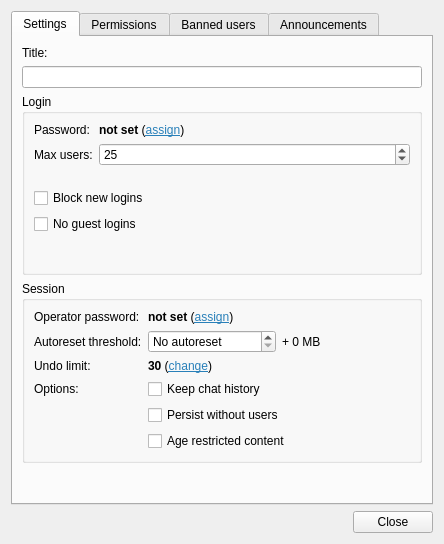
<?xml version="1.0" encoding="UTF-8"?>
<ui version="4.0">
 <class>SessionSettingsDialog</class>
 <widget class="QDialog" name="SessionSettingsDialog">
  <property name="geometry">
   <rect>
    <x>0</x>
    <y>0</y>
    <width>444</width>
    <height>544</height>
   </rect>
  </property>
  <property name="windowTitle">
   <string>Session Settings</string>
  </property>
  <layout class="QVBoxLayout" name="verticalLayout">
   <item>
    <widget class="QTabWidget" name="tabWidget">
     <property name="currentIndex">
      <number>0</number>
     </property>
     <widget class="QWidget" name="tab">
      <attribute name="title">
       <string>Settings</string>
      </attribute>
      <layout class="QGridLayout" name="gridLayout">
       <item row="4" column="0" colspan="3">
        <widget class="QGroupBox" name="groupBox_4">
         <property name="title">
          <string>Session</string>
         </property>
         <layout class="QFormLayout" name="formLayout_2">
          <item row="0" column="0">
           <widget class="QLabel" name="label_5">
            <property name="text">
             <string>Operator password:</string>
            </property>
           </widget>
          </item>
          <item row="0" column="1">
           <widget class="QLabel" name="opword">
            <property name="text">
             <string notr="true">&lt;html&gt;&lt;head/&gt;&lt;body&gt;&lt;p&gt;&lt;span style=&quot; font-weight:600;&quot;&gt;not set&lt;/span&gt; (&lt;a href=&quot;#change&quot;&gt;&lt;span style=&quot; text-decoration: underline; color:#2980b9;&quot;&gt;assign&lt;/span&gt;&lt;/a&gt;)&lt;/p&gt;&lt;/body&gt;&lt;/html&gt;</string>
            </property>
           </widget>
          </item>
          <item row="1" column="0">
           <widget class="QLabel" name="label_14">
            <property name="text">
             <string>Autoreset threshold:</string>
            </property>
           </widget>
          </item>
          <item row="1" column="1">
           <layout class="QHBoxLayout" name="horizontalLayout_3">
            <item>
             <widget class="QDoubleSpinBox" name="autoresetThreshold">
              <property name="toolTip">
               <string>Session history size at which autoreset triggers</string>
              </property>
              <property name="specialValueText">
               <string>No autoreset</string>
              </property>
              <property name="suffix">
               <string> MB</string>
              </property>
              <property name="decimals">
               <number>1</number>
              </property>
              <property name="minimum">
               <double>0.000000000000000</double>
              </property>
              <property name="value">
               <double>0.000000000000000</double>
              </property>
             </widget>
            </item>
            <item>
             <widget class="QLabel" name="baseResetThreshold">
              <property name="text">
               <string notr="true">+ 0 MB</string>
              </property>
             </widget>
            </item>
           </layout>
          </item>
          <item row="3" column="0">
           <widget class="QLabel" name="label_15">
            <property name="text">
             <string>Options:</string>
            </property>
           </widget>
          </item>
          <item row="3" column="1">
           <widget class="QCheckBox" name="preserveChat">
            <property name="toolTip">
             <string>Include chat in session history so new users can see it as well</string>
            </property>
            <property name="text">
             <string>Keep chat history</string>
            </property>
           </widget>
          </item>
          <item row="4" column="1">
           <widget class="QCheckBox" name="persistent">
            <property name="toolTip">
             <string>Don't terminate session when the last user leaves</string>
            </property>
            <property name="text">
             <string>Persist without users</string>
            </property>
           </widget>
          </item>
          <item row="5" column="1">
           <widget class="QCheckBox" name="nsfm">
            <property name="toolTip">
             <string>This session contains material not suitable for minors</string>
            </property>
            <property name="text">
             <string>Age restricted content</string>
            </property>
           </widget>
          </item>
          <item row="2" column="0">
           <widget class="QLabel" name="undoLimitLabel">
            <property name="text">
             <string>Undo limit:</string>
            </property>
           </widget>
          </item>
          <item row="2" column="1">
           <widget class="QLabel" name="undoLimit">
            <property name="text">
             <string>&lt;html&gt;&lt;head/&gt;&lt;body&gt;&lt;p&gt;&lt;span style=&quot; font-weight:600;&quot;&gt;30&lt;/span&gt; (&lt;a href=&quot;#change&quot;&gt;&lt;span style=&quot; text-decoration: underline; color:#2980b9;&quot;&gt;change&lt;/span&gt;&lt;/a&gt;)&lt;/p&gt;&lt;/body&gt;&lt;/html&gt;</string>
            </property>
            <property name="undoDepthLimit" stdset="0">
             <number>30</number>
            </property>
           </widget>
          </item>
         </layout>
        </widget>
       </item>
       <item row="1" column="0" colspan="3">
        <widget class="QLineEdit" name="title"/>
       </item>
       <item row="0" column="0" colspan="3">
        <widget class="QLabel" name="label">
         <property name="text">
          <string>Title:</string>
         </property>
        </widget>
       </item>
       <item row="5" column="0">
        <spacer name="verticalSpacer">
         <property name="orientation">
          <enum>Qt::Vertical</enum>
         </property>
         <property name="sizeHint" stdset="0">
          <size>
           <width>20</width>
           <height>40</height>
          </size>
         </property>
        </spacer>
       </item>
       <item row="2" column="0" rowspan="2" colspan="3">
        <widget class="QGroupBox" name="groupBox_3">
         <property name="title">
          <string>Login</string>
         </property>
         <layout class="QFormLayout" name="formLayout">
          <item row="0" column="0">
           <widget class="QLabel" name="label_2">
            <property name="text">
             <string>Password:</string>
            </property>
           </widget>
          </item>
          <item row="0" column="1">
           <widget class="QLabel" name="sessionPassword">
            <property name="text">
             <string notr="true">&lt;html&gt;&lt;head/&gt;&lt;body&gt;&lt;p&gt;&lt;span style=&quot; font-weight:600;&quot;&gt;not set&lt;/span&gt; (&lt;a href=&quot;#change&quot;&gt;&lt;span style=&quot; text-decoration: underline; color:#2980b9;&quot;&gt;assign&lt;/span&gt;&lt;/a&gt;)&lt;/p&gt;&lt;/body&gt;&lt;/html&gt;</string>
            </property>
           </widget>
          </item>
          <item row="1" column="0">
           <widget class="QLabel" name="label_3">
            <property name="text">
             <string>Max users:</string>
            </property>
           </widget>
          </item>
          <item row="1" column="1">
           <widget class="QSpinBox" name="maxUsers">
            <property name="toolTip">
             <string>How many users to let in. Does not affect users already logged in</string>
            </property>
            <property name="minimum">
             <number>2</number>
            </property>
            <property name="maximum">
             <number>254</number>
            </property>
            <property name="value">
             <number>25</number>
            </property>
           </widget>
          </item>
          <item row="2" column="1">
           <spacer name="verticalSpacer_5">
            <property name="orientation">
             <enum>Qt::Vertical</enum>
            </property>
            <property name="sizeType">
             <enum>QSizePolicy::Fixed</enum>
            </property>
            <property name="sizeHint" stdset="0">
             <size>
              <width>20</width>
              <height>10</height>
             </size>
            </property>
           </spacer>
          </item>
          <item row="3" column="0" colspan="2">
           <widget class="QCheckBox" name="denyJoins">
            <property name="text">
             <string>Block new logins</string>
            </property>
           </widget>
          </item>
          <item row="4" column="0" colspan="2">
           <widget class="QCheckBox" name="authOnly">
            <property name="text">
             <string>No guest logins</string>
            </property>
           </widget>
          </item>
          <item row="5" column="1">
           <spacer name="verticalSpacer_4">
            <property name="orientation">
             <enum>Qt::Vertical</enum>
            </property>
            <property name="sizeHint" stdset="0">
             <size>
              <width>20</width>
              <height>40</height>
             </size>
            </property>
           </spacer>
          </item>
         </layout>
        </widget>
       </item>
      </layout>
     </widget>
     <widget class="QWidget" name="tab_4">
      <attribute name="title">
       <string>Permissions</string>
      </attribute>
      <layout class="QFormLayout" name="formLayout_3">
       <item row="0" column="0">
        <widget class="QLabel" name="label_4">
         <property name="text">
          <string>Cut, Paste &amp; Fill:</string>
         </property>
        </widget>
       </item>
       <item row="0" column="1">
        <widget class="QComboBox" name="permPutImage"/>
       </item>
       <item row="1" column="0">
        <widget class="QLabel" name="label_6">
         <property name="text">
          <string>Selection Move &amp; Resize:</string>
         </property>
        </widget>
       </item>
       <item row="1" column="1">
        <widget class="QComboBox" name="permRegionMove"/>
       </item>
       <item row="2" column="0">
        <widget class="QLabel" name="label_7">
         <property name="text">
          <string>New Annotations:</string>
         </property>
        </widget>
       </item>
       <item row="2" column="1">
        <widget class="QComboBox" name="permCreateAnnotation"/>
       </item>
       <item row="4" column="0">
        <widget class="QLabel" name="label_8">
         <property name="text">
          <string>General Layer Editing:</string>
         </property>
        </widget>
       </item>
       <item row="4" column="1">
        <widget class="QComboBox" name="permEditLayers"/>
       </item>
       <item row="5" column="0">
        <widget class="QLabel" name="label_9">
         <property name="text">
          <string>Own Layer Editing:</string>
         </property>
        </widget>
       </item>
       <item row="5" column="1">
        <widget class="QComboBox" name="permOwnLayers"/>
       </item>
       <item row="6" column="0">
        <widget class="QLabel" name="label_10">
         <property name="text">
          <string>Canvas Resizing:</string>
         </property>
        </widget>
       </item>
       <item row="6" column="1">
        <widget class="QComboBox" name="permResize"/>
       </item>
       <item row="7" column="0">
        <widget class="QLabel" name="label_11">
         <property name="text">
          <string>Canvas Background:</string>
         </property>
        </widget>
       </item>
       <item row="7" column="1">
        <widget class="QComboBox" name="permBackground"/>
       </item>
       <item row="8" column="0">
        <widget class="QLabel" name="label_12">
         <property name="text">
          <string>Laser Pointer</string>
         </property>
        </widget>
       </item>
       <item row="8" column="1">
        <widget class="QComboBox" name="permLaser"/>
       </item>
       <item row="9" column="0">
        <widget class="QLabel" name="label_13">
         <property name="text">
          <string>Undo &amp; Redo:</string>
         </property>
        </widget>
       </item>
       <item row="9" column="1">
        <widget class="QComboBox" name="permUndo"/>
       </item>
       <item row="10" column="0">
        <widget class="QLabel" name="label_16">
         <property name="text">
          <string>Kick &amp; Ban:</string>
         </property>
        </widget>
       </item>
       <item row="10" column="1">
        <widget class="QComboBox" name="deputies">
         <item>
          <property name="text">
           <string>Operators</string>
          </property>
         </item>
         <item>
          <property name="text">
           <string>Trusted</string>
          </property>
         </item>
        </widget>
       </item>
       <item row="11" column="0" colspan="2">
        <widget class="widgets::PresetSelector" name="permissionPresets">
         <property name="presetFolder">
          <string>permissions</string>
         </property>
        </widget>
       </item>
      </layout>
     </widget>
     <widget class="QWidget" name="tab_2">
      <attribute name="title">
       <string>Banned users</string>
      </attribute>
      <layout class="QVBoxLayout" name="verticalLayout_4">
       <item>
        <widget class="QTableView" name="banlistView">
         <property name="selectionMode">
          <enum>QAbstractItemView::SingleSelection</enum>
         </property>
         <attribute name="verticalHeaderVisible">
          <bool>false</bool>
         </attribute>
        </widget>
       </item>
       <item>
        <layout class="QHBoxLayout" name="horizontalLayout">
         <item>
          <spacer name="horizontalSpacer">
           <property name="orientation">
            <enum>Qt::Horizontal</enum>
           </property>
           <property name="sizeHint" stdset="0">
            <size>
             <width>40</width>
             <height>20</height>
            </size>
           </property>
          </spacer>
         </item>
         <item>
          <widget class="QPushButton" name="removeBan">
           <property name="text">
            <string>Remove selected</string>
           </property>
          </widget>
         </item>
        </layout>
       </item>
      </layout>
     </widget>
     <widget class="QWidget" name="tab_3">
      <attribute name="title">
       <string>Announcements</string>
      </attribute>
      <layout class="QVBoxLayout" name="verticalLayout_5">
       <item>
        <widget class="QTableView" name="announcementTableView">
         <property name="selectionMode">
          <enum>QAbstractItemView::SingleSelection</enum>
         </property>
         <property name="selectionBehavior">
          <enum>QAbstractItemView::SelectRows</enum>
         </property>
         <attribute name="verticalHeaderVisible">
          <bool>false</bool>
         </attribute>
        </widget>
       </item>
       <item>
        <layout class="QHBoxLayout" name="horizontalLayout_2">
         <item>
          <spacer name="horizontalSpacer_2">
           <property name="orientation">
            <enum>Qt::Horizontal</enum>
           </property>
           <property name="sizeHint" stdset="0">
            <size>
             <width>40</width>
             <height>20</height>
            </size>
           </property>
          </spacer>
         </item>
         <item>
          <widget class="QPushButton" name="addPrivateAnnouncement">
           <property name="text">
            <string>Private listing</string>
           </property>
           <property name="icon">
            <iconset theme="list-add">
             <normaloff>.</normaloff>.</iconset>
           </property>
          </widget>
         </item>
         <item>
          <widget class="QPushButton" name="addAnnouncement">
           <property name="text">
            <string>Public listing</string>
           </property>
           <property name="icon">
            <iconset theme="list-add">
             <normaloff>.</normaloff>.</iconset>
           </property>
          </widget>
         </item>
         <item>
          <widget class="QPushButton" name="removeAnnouncement">
           <property name="text">
            <string>Remove selected</string>
           </property>
           <property name="icon">
            <iconset theme="list-remove">
             <normaloff>.</normaloff>.</iconset>
           </property>
          </widget>
         </item>
        </layout>
       </item>
      </layout>
     </widget>
    </widget>
   </item>
   <item>
    <widget class="QDialogButtonBox" name="buttonBox">
     <property name="orientation">
      <enum>Qt::Horizontal</enum>
     </property>
     <property name="standardButtons">
      <set>QDialogButtonBox::Close</set>
     </property>
    </widget>
   </item>
  </layout>
 </widget>
 <customwidgets>
  <customwidget>
   <class>widgets::PresetSelector</class>
   <extends>QWidget</extends>
   <header>widgets/presetselector.h</header>
  </customwidget>
 </customwidgets>
 <resources/>
 <connections>
  <connection>
   <sender>buttonBox</sender>
   <signal>accepted()</signal>
   <receiver>SessionSettingsDialog</receiver>
   <slot>accept()</slot>
   <hints>
    <hint type="sourcelabel">
     <x>224</x>
     <y>453</y>
    </hint>
    <hint type="destinationlabel">
     <x>157</x>
     <y>274</y>
    </hint>
   </hints>
  </connection>
  <connection>
   <sender>buttonBox</sender>
   <signal>rejected()</signal>
   <receiver>SessionSettingsDialog</receiver>
   <slot>reject()</slot>
   <hints>
    <hint type="sourcelabel">
     <x>292</x>
     <y>459</y>
    </hint>
    <hint type="destinationlabel">
     <x>286</x>
     <y>274</y>
    </hint>
   </hints>
  </connection>
 </connections>
</ui>
